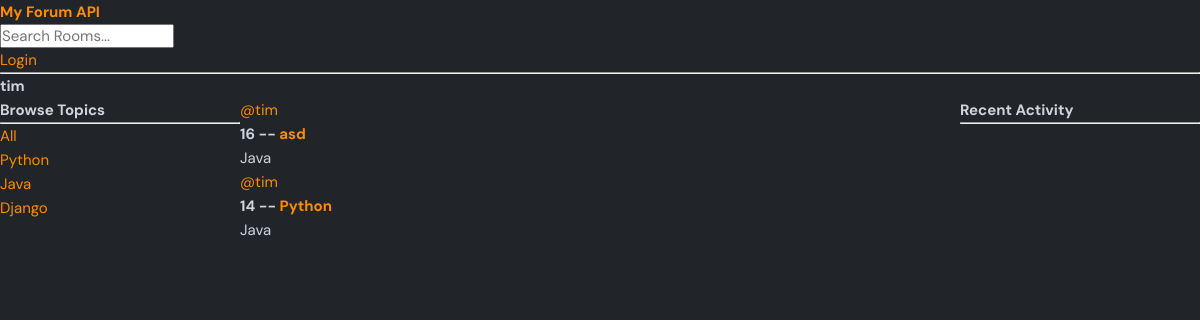
The app's page /profile/2/ with its own data.
### base/models.py (models this page shows, shortened)
class Topic(models.Model):
    name = models.CharField(max_length=200)

class Room(models.Model):
    host =  models.ForeignKey(User, on_delete=models.SET_NULL, null=True)
    topic = models.ForeignKey(Topic, on_delete=models.SET_NULL, null=True)
    name = models.CharField(max_length=200)
    description = models.TextField(null=True, blank=True)
    participants = models.ManyToManyField(User, related_name='participants', blank=True)
    updated = models.DateTimeField(auto_now=True)
    created = models.DateTimeField(auto_now_add=True)
    class Meta:
        ordering = ['-updated', '-created']

### base/views.py (the view)
# urls.py: path('profile/<str:pk>/', views.userProfile, name='user-profile'),
def userProfile(request, pk):
    user =User.objects.get(id=pk)
    rooms = user.room_set.all()
    room_message = user.message_set.all()
    topics = Topic.objects.all()
    context =  {'user':user, 'rooms':rooms, 'room_message':room_message,'topics':topics}
    return render(request, 'base/profile.html', context)

### templates/base/profile.html (shortened to what this page needs)
{% extends 'main.html' %}
{% block content %}
    <h1>{{ user.username }}</h1>
    <div class="profile-container">
        <div>
            {% include 'base/topics_component.html' %}
        </div>
        <div>
            {% include 'base/feed_component.html' %}
        </div>
        <div>
            {% include 'base/activity_component.html' %}
        </div>
    </div>
{% endblock content %}

### templates/base/topics_component.html
<h3>Browse Topics</h3>
        <hr>
        <div>
            <a href="{% url 'home' %}">All</a>
        </div>
        {% for topic in topics %}
            <div>
                <a href="{% url 'home' %}?q={{ topic.name }}">{{ topic.name }}</a>
            </div>
        {% endfor %}

### templates/base/feed_component.html (shortened to what this page needs)
<div>
        {% for room in rooms %}
            <div>
                <a href="{% url 'user-profile' room.host.id %}">@{{ room.host.username }}</a>
                <h5>{{ room.id }} -- <a href="{% url 'room' room.id %}">{{ room.name }}</a></h5>
                <small>{{ room.topic.name }}</small>
            </div>
        {% endfor %}
    </div>

### static/styles/style.css (style rules this page uses)
:root { --color-main: #ff8c00; --color-main-light: #ffd8b5; --color-dark: #343a40; --color-dark-medium: #495057; --color-dark-light: #6c757d; --color-light: #f8f9fa; --color-gray: #adb5bd; --color-light-gray: #ced4da; --color-bg: #212529; --color-success: #28a745; --color-error: #dc3545; }
* { font-family: "DM Sans", -apple-system, BlinkMacSystemFont, "Segoe UI", Roboto, Oxygen, Ubuntu, Cantarell, "Open Sans", "Helvetica Neue", sans-serif; margin: 0; padding: 0; box-sizing: border-box; text-rendering: optimizeLegibility; font-size: inherit; }
html { font-size: 56.25%; }
@media only screen and (min-width: 1200px) { html { font-size: 62.5%; } }
body { line-height: 1.6; font-weight: 400; font-size: 1.5rem; color: var(--color-light-gray); background-color: var(--color-bg); min-height: 100vh; }
a { display: inline-block; color: var(--color-main); text-decoration: none; }

### templates/base/profile.html (style rules this page uses)
.profile-container { display: grid; grid-template-columns: 1fr 3fr 1fr; }

### records on screen
Topic: name "Python"
Topic: name "Java"
Topic: name "Django"
Room: host.username "tim", id "16", name "asd", topic.name "Java"
Room: host.username "tim", id "14", name "Python", topic.name "Java"

### other values on screen
{{ user.username }} "tim"
